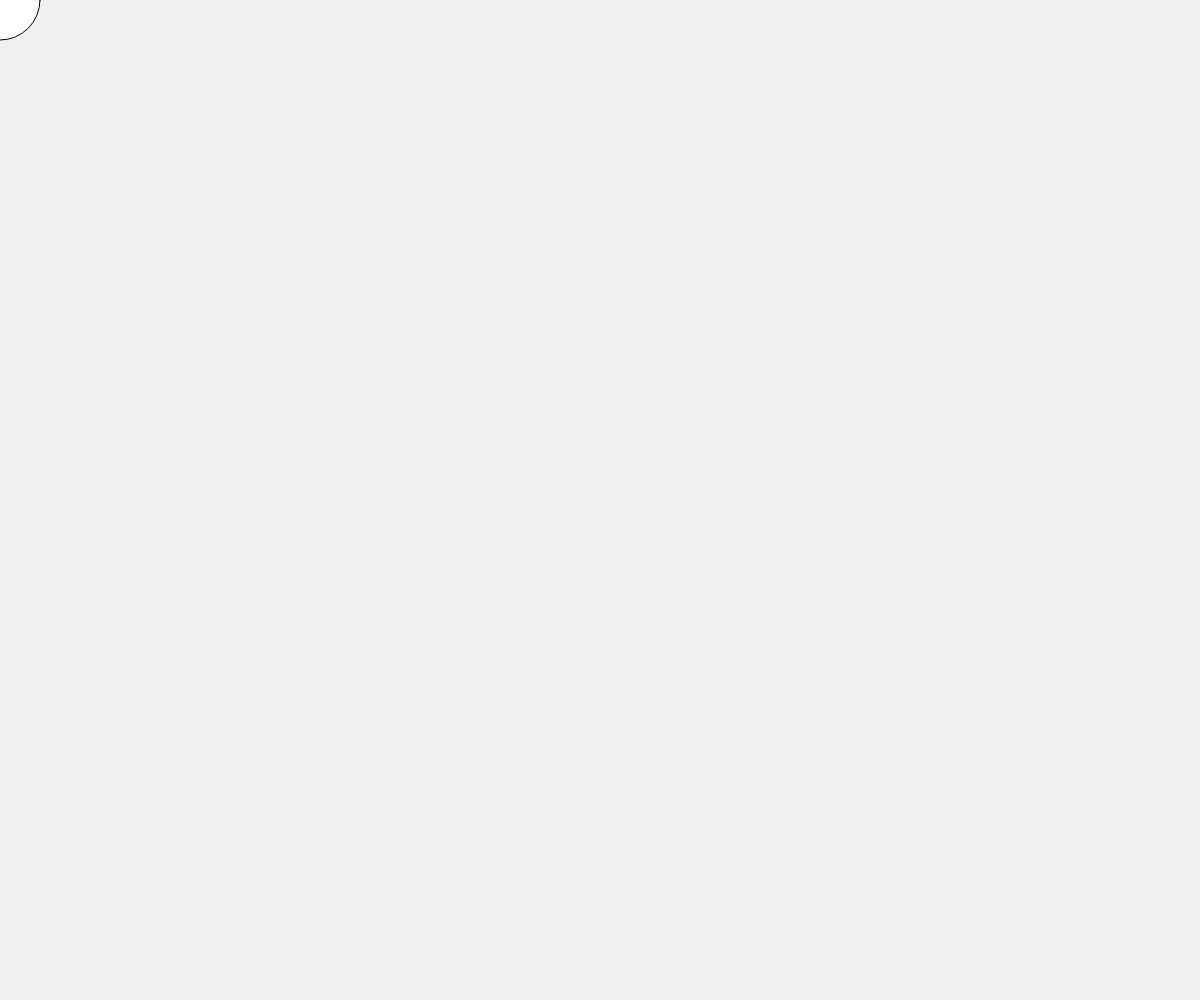
Frame 1 (no input)
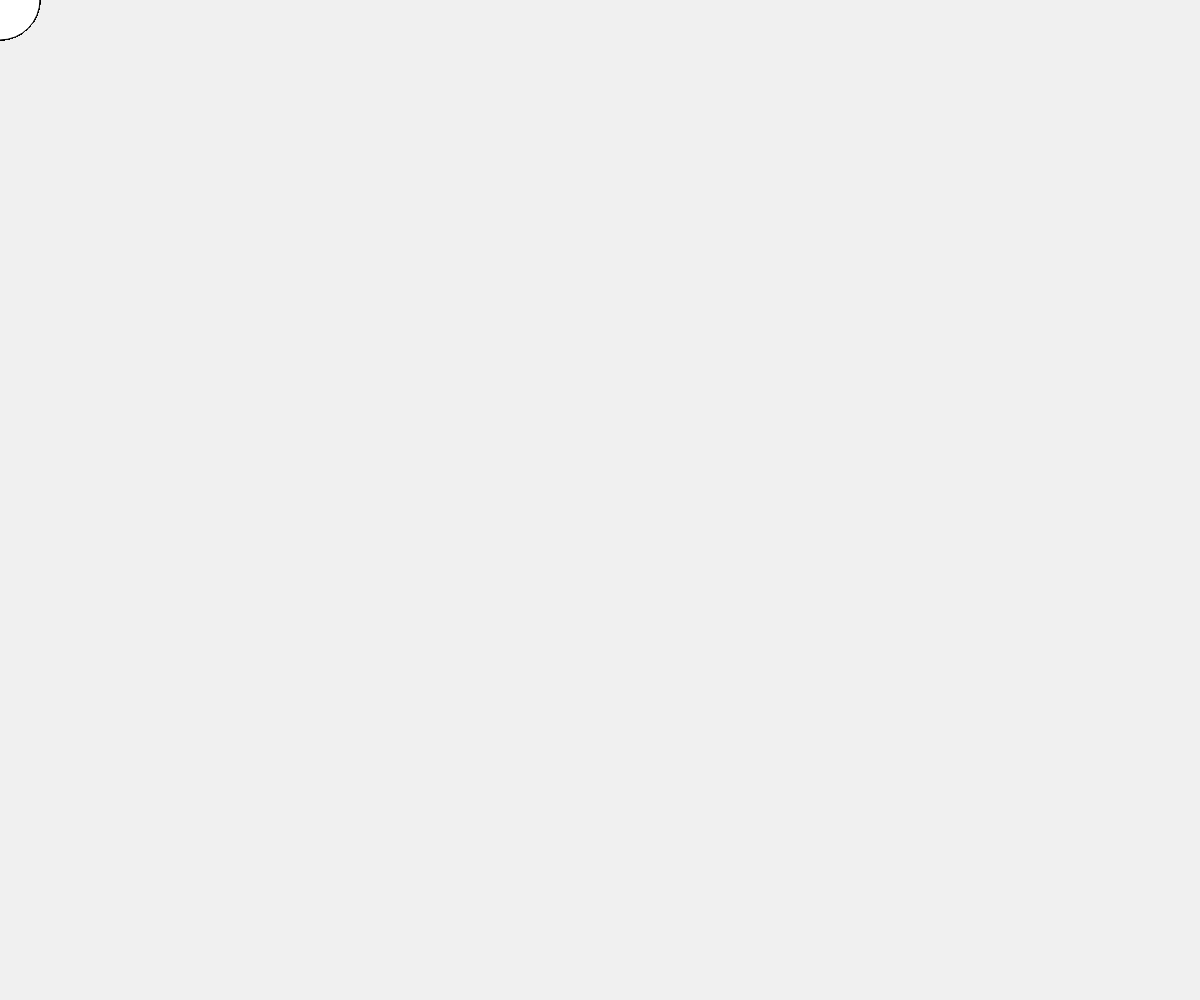
Frame 60 (no input)
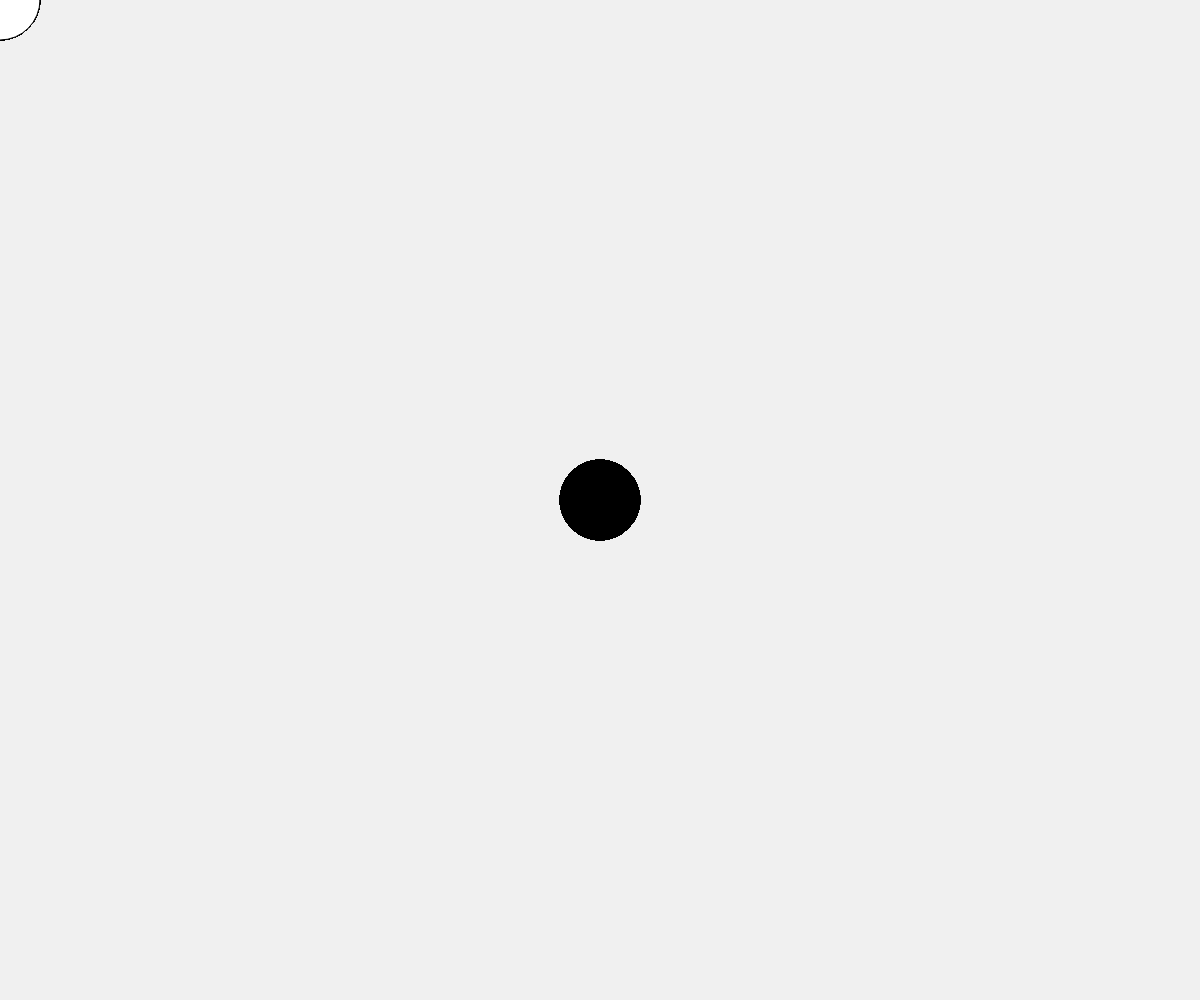
Frame 120 (the mouse pressed at the canvas centre since frame 60)

The p5.js sketch that drew these frames (run headless with seeded random() and noise() and a simulated clock; from frame 60 on, the mouse is pressed at the canvas centre):

// p5.js sketch
// ── sketch.js
function setup() {
  createCanvas(windowWidth, windowHeight);
  background(240);
}

function draw() {
  if (mouseIsPressed) {
    fill(0);
  } else {
    fill(255);
  }
  ellipse(mouseX, mouseY, 80, 80);
}
